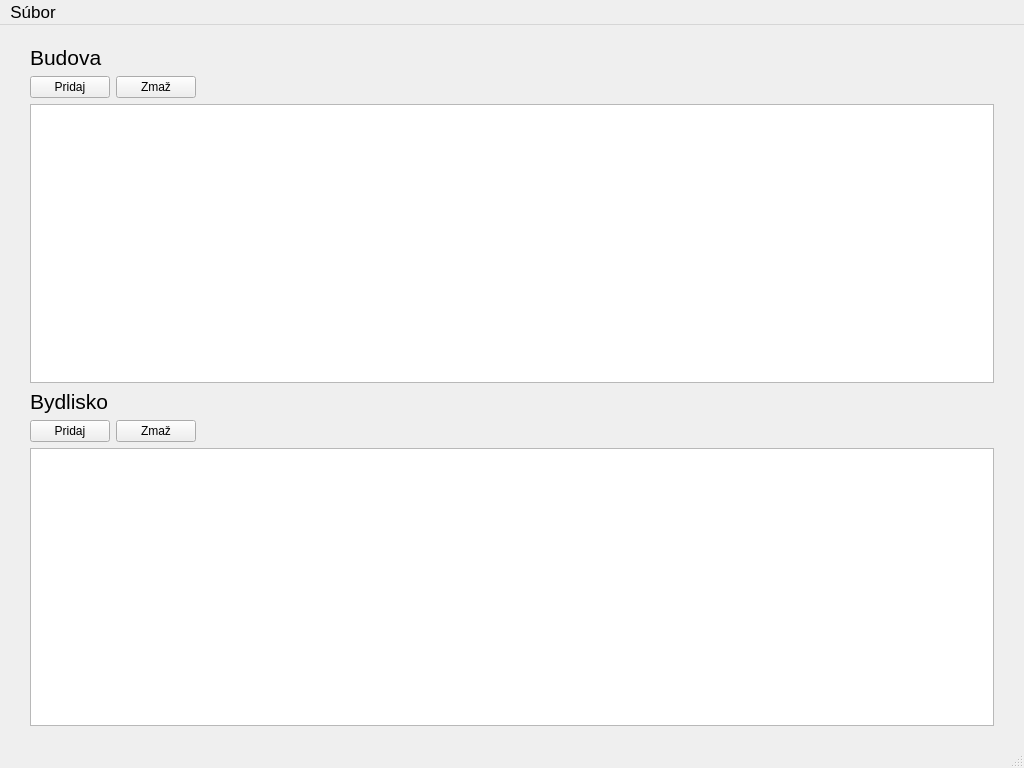
<?xml version="1.0" encoding="UTF-8"?>
<ui version="4.0">
 <author>Šimon Kocúrek</author>
 <class>window</class>
 <widget class="QMainWindow" name="window">
  <property name="geometry">
   <rect>
    <x>0</x>
    <y>0</y>
    <width>1024</width>
    <height>768</height>
   </rect>
  </property>
  <property name="windowTitle">
   <string>Ubytovací Informačný systém</string>
  </property>
  <property name="toolButtonStyle">
   <enum>Qt::ToolButtonFollowStyle</enum>
  </property>
  <property name="tabShape">
   <enum>QTabWidget::Rounded</enum>
  </property>
  <widget class="QWidget" name="container">
   <layout class="QVBoxLayout" name="verticalLayout">
    <property name="leftMargin">
     <number>30</number>
    </property>
    <property name="topMargin">
     <number>20</number>
    </property>
    <property name="rightMargin">
     <number>30</number>
    </property>
    <property name="bottomMargin">
     <number>20</number>
    </property>
    <item>
     <widget class="QLabel" name="label">
      <property name="font">
       <font>
        <pointsize>16</pointsize>
       </font>
      </property>
      <property name="text">
       <string>Budova</string>
      </property>
     </widget>
    </item>
    <item>
     <layout class="QHBoxLayout" name="buildingsUtils">
      <item>
       <widget class="QPushButton" name="addBuilding">
        <property name="text">
         <string>Pridaj</string>
        </property>
       </widget>
      </item>
      <item>
       <widget class="QPushButton" name="RemoveBuilding">
        <property name="text">
         <string>Zmaž</string>
        </property>
       </widget>
      </item>
      <item>
       <spacer name="horizontalSpacer">
        <property name="orientation">
         <enum>Qt::Horizontal</enum>
        </property>
        <property name="sizeHint" stdset="0">
         <size>
          <width>40</width>
          <height>20</height>
         </size>
        </property>
       </spacer>
      </item>
     </layout>
    </item>
    <item>
     <widget class="QListView" name="buildingsListView"/>
    </item>
    <item>
     <widget class="QLabel" name="label_2">
      <property name="font">
       <font>
        <pointsize>16</pointsize>
       </font>
      </property>
      <property name="text">
       <string>Bydlisko</string>
      </property>
     </widget>
    </item>
    <item>
     <layout class="QHBoxLayout" name="horizontalLayout">
      <item>
       <widget class="QPushButton" name="addDwelling">
        <property name="text">
         <string>Pridaj</string>
        </property>
       </widget>
      </item>
      <item>
       <widget class="QPushButton" name="removeDwelling">
        <property name="text">
         <string>Zmaž</string>
        </property>
       </widget>
      </item>
      <item>
       <spacer name="horizontalSpacer_2">
        <property name="orientation">
         <enum>Qt::Horizontal</enum>
        </property>
        <property name="sizeHint" stdset="0">
         <size>
          <width>40</width>
          <height>20</height>
         </size>
        </property>
       </spacer>
      </item>
     </layout>
    </item>
    <item>
     <widget class="QListView" name="dwellingsListView"/>
    </item>
   </layout>
  </widget>
  <widget class="QMenuBar" name="menubar">
   <property name="geometry">
    <rect>
     <x>0</x>
     <y>0</y>
     <width>1024</width>
     <height>25</height>
    </rect>
   </property>
   <property name="font">
    <font>
     <pointsize>13</pointsize>
    </font>
   </property>
   <widget class="QMenu" name="menuFile">
    <property name="title">
     <string>Súbor</string>
    </property>
    <addaction name="openFile"/>
    <addaction name="saveFile"/>
   </widget>
   <addaction name="menuFile"/>
  </widget>
  <widget class="QStatusBar" name="statusbar">
   <property name="enabled">
    <bool>true</bool>
   </property>
  </widget>
  <action name="openFile">
   <property name="text">
    <string>Otvor Súbor</string>
   </property>
   <property name="font">
    <font>
     <pointsize>13</pointsize>
    </font>
   </property>
  </action>
  <action name="saveFile">
   <property name="text">
    <string>Ulož Súbor</string>
   </property>
   <property name="font">
    <font>
     <pointsize>13</pointsize>
    </font>
   </property>
  </action>
 </widget>
 <resources/>
 <connections/>
</ui>
